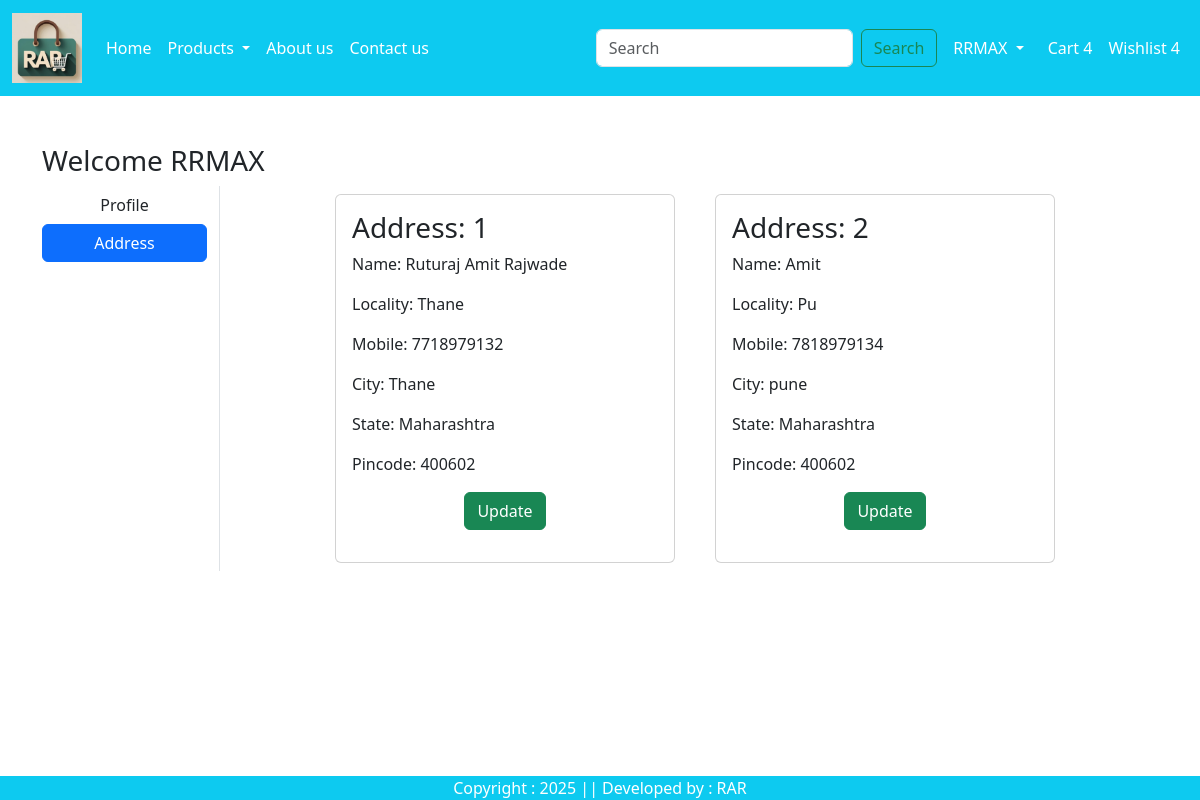
The app's page /Address/ (signed in), older data.
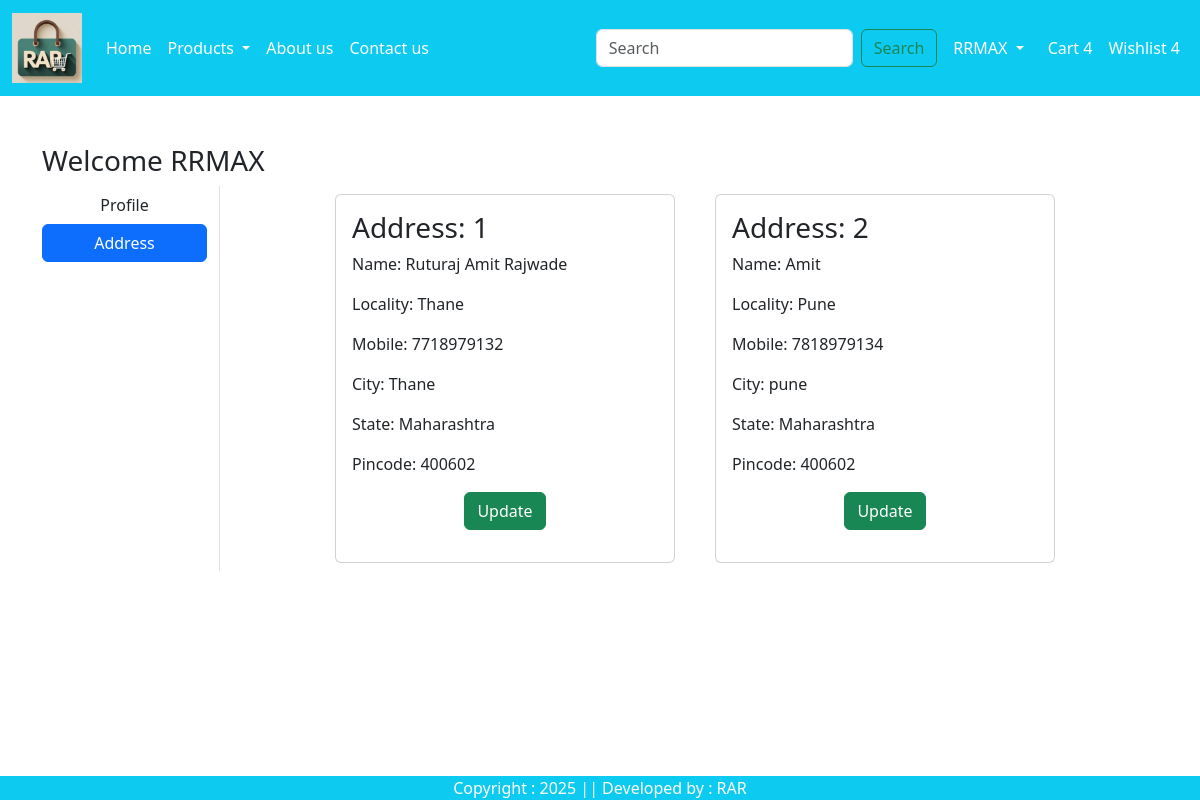
The same page, newer data.
### app/models.py (models this page shows, shortened)
class Customer(models.Model):
    user= models.ForeignKey(User,on_delete=models.CASCADE)
    name= models.CharField(max_length=200)
    locality = models.CharField(max_length=200)
    city = models.CharField(max_length=50)
    mobile = models.CharField(max_length=10,validators=[phone_validator],unique=True)
    zipcode = models.IntegerField()
    state = models.CharField(choices=STATE_CHOICES, max_length=100 )

### app/views.py (the view)
# urls.py: path('Address/',views.address, name='address' ),
def address(request):
    add = Customer.objects.filter(user = request.user)
    return render(request, 'app/address.html',locals())

### app/templates/app/address.html (shortened to what this page needs)
{% extends "app/base.html" %}
{% load static %}
{% block main-content %}
<div class = 'container my-5'>
    <div class="row">
        <h3>Welcome <span class='text-capitalize'>{{request.user}}</span></h3>
        <div class="col-sm-2 border-end">
            <ul class="list-unstyled">
                <li class='d-grid'><a href="{% url "profile" %}" class= 'btn '>Profile</a></li>
                <li class="d-grid"><a href="{% url "address" %} " class= 'btn btn-primary'>Address</a></li>
            </ul>
        </div>
        <div class='col-sm-8 offset-sm-1'>
            <div class='row'>
                {% for ad in add %}
                    <div class="col-sm-6">
                        <div class="card m-2">
                            <div class = 'card-body'>
                            <h3>Address: {{forloop.counter}}</h3>
                            <p>Name: {{ad.name}}</p>
                            <p>Locality: {{ad.locality}}</p>
                            <p>Mobile: {{ad.mobile}}</p>
                            <p>City: {{ad.city}}</p>
                            <p>State: {{ad.state}}</p>
                            <p>Pincode: {{ad.zipcode}}</p>
                            <p class="text-center"><a href="{% url "updateAddress" pk=ad.id%}" type ="button" class="btn btn-success">Update</a></p>
                            </div>
                        </div>
                    </div>
                {% endfor %}
            </div>
        </div>
    </div>
</div>
{% endblock main-content %}

Row changes from the older to the newer data that the page shows:
changed Customer "Amit": locality "Pu" → "Pune"
